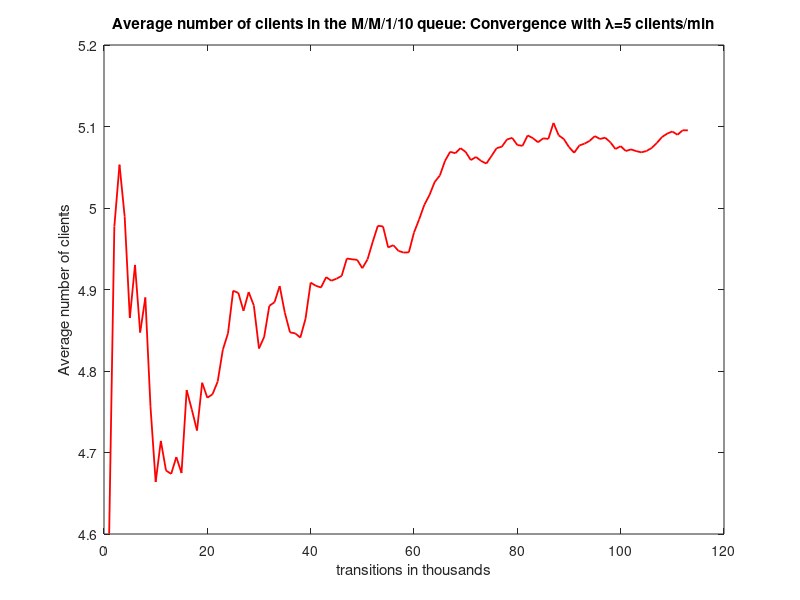
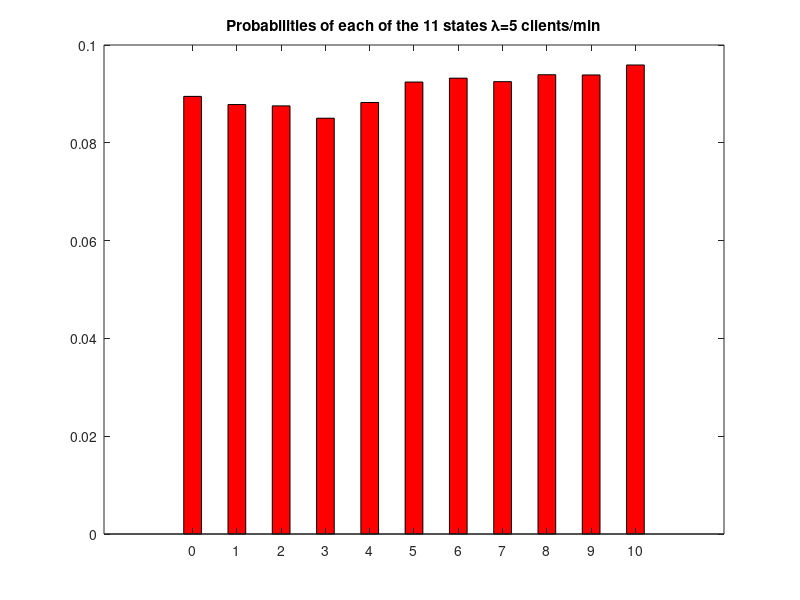

Reproduce these figures in MATLAB, in order.
% M/M/1/10 simulation. We will find the probabilities of the first states.
% Note: Due to ergodicity, every state has a probability >0.

clc;
clear all;
close all;

total_arrivals = 0; % to measure the total number of arrivals
current_state = 0;  % holds the current state of the system
previous_mean_clients = 0; % will help in the convergence test
index = 0;

P = [0 0 0 0 0 0 0 0 0 0 0]; %Probabilities for each state
arrivals = [0 0 0 0 0 0 0 0 0 0 0]; % arrivals on each state
lambda = 5;
mu = 5;
rand("seed", 1);
threshold = lambda/(lambda + mu); % the threshold used to calculate probabilities

transitions = 0; % holds the transitions of the simulation in transitions steps

while transitions >= 0
  transitions = transitions + 1; % one more transitions step

  if mod(transitions,1000) == 0 % check for convergence every 1000 transitions steps
    index = index + 1;
    for i=1:1:length(arrivals)
        P(i) = arrivals(i)/total_arrivals; % calcuate the probability of every state in the system
    endfor

    mean_clients = 0; % calculate the mean number of clients in the system
    for i=1:1:length(arrivals)
       mean_clients = mean_clients + (i-1).*P(i);
    endfor

    to_plot(index) = mean_clients;

    if abs(mean_clients - previous_mean_clients) < 0.00001 || transitions > 1000000 % convergence test
      break;
    endif

    previous_mean_clients = mean_clients;

  endif

  random_number = rand(1); % generate a random number (Uniform distribution)
  if current_state == 0 || random_number < threshold % arrival
    if current_state <= 10
      total_arrivals = total_arrivals + 1;
      arrivals(current_state+1) = arrivals(current_state+1)+1 ;
      if current_state < 10
        current_state = current_state + 1; % if we are not at maximum capacity accept
      endif                                %the new client and increase current state
    endif
  else % departure
    if current_state != 0 % no departure from an empty system
      current_state = current_state - 1;
    endif
  endif
endwhile

display("Transistions needed for Convergence");
disp(transitions);


display("State probabilities:")
for i=1:1:length(arrivals)
  display(P(i));
endfor

P_blocking = P(11);
display("P{Blocking} = P{state = 10} = ");
disp(P_blocking);

display("The number of mean_clients when the simulation ends:");
disp(previous_mean_clients);

g = lambda*(1-P_blocking);
average_delay_time = mean_clients / g;
display("Average delay time =");
disp(average_delay_time);


figure(1);
plot(to_plot,"r","linewidth",1.3);
title("Average number of clients in the M/M/1/10 queue: Convergence with λ=5 clients/min");
xlabel("transitions in thousands");
ylabel("Average number of clients");

figure(2);
state = [0 1 2 3 4 5 6 7 8 9 10];
bar(state,P,'r',0.4);
title("Probabilities of each of the 11 states λ=5 clients/min");
